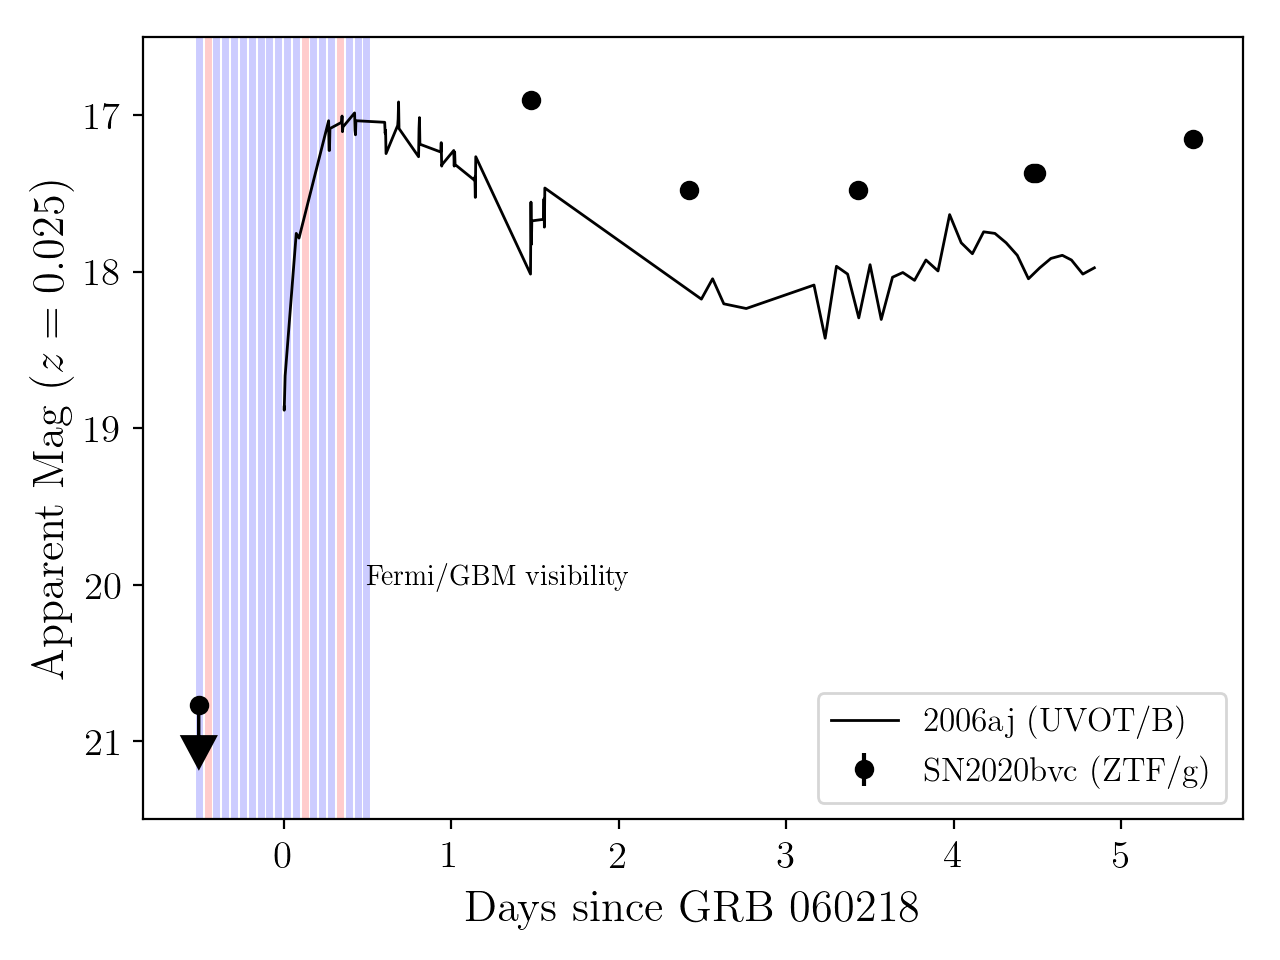

This figure's Python source:
""" Plot the light curve of this SN and compare it to SN 2006aj """

import numpy as np
from astropy.io import ascii
from matplotlib import rc
rc("font", family="serif")
rc("text", usetex=True)
import matplotlib.pyplot as plt
from astropy.time import Time
from astropy.cosmology import Planck15

dm = Planck15.distmod(z=0.033).value-Planck15.distmod(z=0.025235).value

# SN 2006aj
dat = ascii.read("lc_060218_swift.dat")
t = dat['t']
mag = dat['mag']
emag = dat['emag']
plt.plot(t, mag-dm, linestyle='-', lw=1, color='k', label="2006aj (UVOT/B)")

# Our SN
t0 = 2458882.5
t = np.array([2458883.9763, 2458884.9212, 2458885.9290, 2458886.9768, 2458886.9941, 2458887.9290])
mag = np.array([16.90, 17.48, 17.48, 17.37, 17.37, 17.15])
emag = np.array([0.04, 0.06, 0.05, 0.04, 0.05, 0.04])
plt.errorbar(t-t0, mag, yerr=emag, fmt='o', c='black', label="SN2020bvc (ZTF/g)")
plt.scatter(2458881.9944-t0, 20.77, marker='o', c='black')
plt.arrow(
        2458881.9944-t0, 20.77, 0, 0.4, length_includes_head=True, 
        head_length=0.2, head_width=0.2, color='black')

# Visibility to GBM
times = Time(np.linspace(2458881.9944, 2458881.9944+1.0, 20), format='jd')
plt.text(2458881.9944+1.0-t0, 20, "Fermi/GBM visibility", horizontalalignment='left')
vis = [1, 0, 1, 1, 1, 1, 1, 1, 1, 1, 1, 1, 0, 1, 1, 1, 0, 1, 1, 1]
for ii,time in enumerate(times):
    if vis[ii] == 0:
        plt.axvline(x=time.jd-t0, lw=2.5, c='red', alpha=0.2, zorder=0)
    else:
        plt.axvline(x=time.jd-t0, lw=2.5, c='blue', alpha=0.2, zorder=0)


plt.legend(fontsize=12)
plt.gca().invert_yaxis()
plt.tick_params(labelsize=14, axis='both')
plt.xlabel("Days since GRB 060218", fontsize=16)
plt.ylabel("Apparent Mag ($z=0.025$)", fontsize=16)
plt.ylim(21.5, 16.5)
plt.tight_layout()
#plt.show()
plt.savefig("lc.png", dpi=200)
